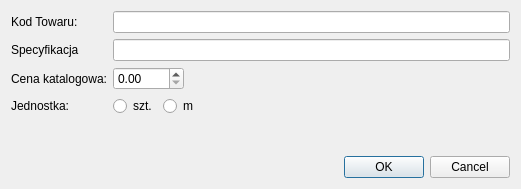
<?xml version="1.0" encoding="UTF-8"?>
<ui version="4.0">
 <class>NowyTowar</class>
 <widget class="QDialog" name="NowyTowar">
  <property name="geometry">
   <rect>
    <x>0</x>
    <y>0</y>
    <width>521</width>
    <height>189</height>
   </rect>
  </property>
  <property name="windowTitle">
   <string>Utwórz nowy towar</string>
  </property>
  <layout class="QVBoxLayout" name="verticalLayout">
   <item>
    <layout class="QFormLayout" name="formLayout">
     <property name="fieldGrowthPolicy">
      <enum>QFormLayout::AllNonFixedFieldsGrow</enum>
     </property>
     <item row="0" column="0">
      <widget class="QLabel" name="kodTowaruLabel">
       <property name="text">
        <string>Kod Towaru:</string>
       </property>
      </widget>
     </item>
     <item row="0" column="1">
      <widget class="QLineEdit" name="kod"/>
     </item>
     <item row="1" column="0">
      <widget class="QLabel" name="specyfikacjaLabel">
       <property name="text">
        <string>Specyfikacja</string>
       </property>
      </widget>
     </item>
     <item row="1" column="1">
      <widget class="QLineEdit" name="spec"/>
     </item>
     <item row="2" column="0">
      <widget class="QLabel" name="label_4">
       <property name="text">
        <string>Cena katalogowa:</string>
       </property>
      </widget>
     </item>
     <item row="3" column="0">
      <widget class="QLabel" name="label_5">
       <property name="text">
        <string>Jednostka:</string>
       </property>
      </widget>
     </item>
     <item row="3" column="1">
      <layout class="QHBoxLayout" name="horizontalLayout">
       <item>
        <widget class="QRadioButton" name="r_szt">
         <property name="text">
          <string>szt.</string>
         </property>
        </widget>
       </item>
       <item>
        <widget class="QRadioButton" name="r_m">
         <property name="text">
          <string>m</string>
         </property>
        </widget>
       </item>
       <item>
        <spacer name="horizontalSpacer">
         <property name="orientation">
          <enum>Qt::Horizontal</enum>
         </property>
         <property name="sizeHint" stdset="0">
          <size>
           <width>40</width>
           <height>20</height>
          </size>
         </property>
        </spacer>
       </item>
      </layout>
     </item>
     <item row="2" column="1">
      <layout class="QHBoxLayout" name="horizontalLayout_2">
       <item>
        <widget class="QDoubleSpinBox" name="cena">
         <property name="maximum">
          <double>9999.989999999999782</double>
         </property>
        </widget>
       </item>
       <item>
        <spacer name="horizontalSpacer_2">
         <property name="orientation">
          <enum>Qt::Horizontal</enum>
         </property>
         <property name="sizeHint" stdset="0">
          <size>
           <width>40</width>
           <height>20</height>
          </size>
         </property>
        </spacer>
       </item>
      </layout>
     </item>
    </layout>
   </item>
   <item>
    <widget class="QDialogButtonBox" name="buttonBox">
     <property name="orientation">
      <enum>Qt::Horizontal</enum>
     </property>
     <property name="standardButtons">
      <set>QDialogButtonBox::Cancel|QDialogButtonBox::Ok</set>
     </property>
    </widget>
   </item>
  </layout>
 </widget>
 <resources/>
 <connections>
  <connection>
   <sender>buttonBox</sender>
   <signal>accepted()</signal>
   <receiver>NowyTowar</receiver>
   <slot>accept()</slot>
   <hints>
    <hint type="sourcelabel">
     <x>248</x>
     <y>254</y>
    </hint>
    <hint type="destinationlabel">
     <x>157</x>
     <y>274</y>
    </hint>
   </hints>
  </connection>
  <connection>
   <sender>buttonBox</sender>
   <signal>rejected()</signal>
   <receiver>NowyTowar</receiver>
   <slot>reject()</slot>
   <hints>
    <hint type="sourcelabel">
     <x>316</x>
     <y>260</y>
    </hint>
    <hint type="destinationlabel">
     <x>286</x>
     <y>274</y>
    </hint>
   </hints>
  </connection>
 </connections>
</ui>
